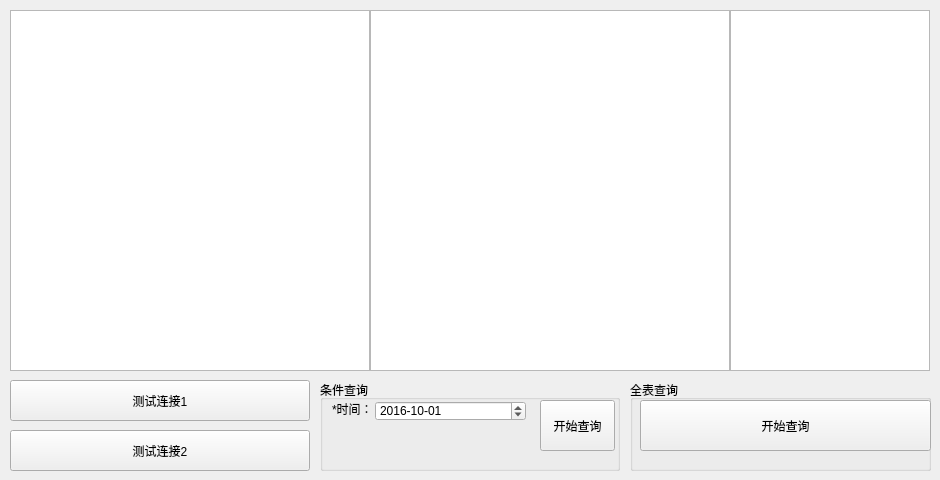
<?xml version="1.0" encoding="UTF-8"?>
<ui version="4.0">
 <class>MainWindow</class>
 <widget class="QMainWindow" name="MainWindow">
  <property name="geometry">
   <rect>
    <x>0</x>
    <y>0</y>
    <width>940</width>
    <height>480</height>
   </rect>
  </property>
  <property name="maximumSize">
   <size>
    <width>940</width>
    <height>480</height>
   </size>
  </property>
  <property name="windowTitle">
   <string>数据对比工具</string>
  </property>
  <widget class="QWidget" name="centralWidget">
   <widget class="QPushButton" name="testButton1">
    <property name="geometry">
     <rect>
      <x>10</x>
      <y>380</y>
      <width>300</width>
      <height>41</height>
     </rect>
    </property>
    <property name="text">
     <string>测试连接1</string>
    </property>
   </widget>
   <widget class="QPushButton" name="testButton2">
    <property name="geometry">
     <rect>
      <x>10</x>
      <y>430</y>
      <width>300</width>
      <height>41</height>
     </rect>
    </property>
    <property name="text">
     <string>测试连接2</string>
    </property>
   </widget>
   <widget class="QTableView" name="tableView">
    <property name="geometry">
     <rect>
      <x>10</x>
      <y>10</y>
      <width>360</width>
      <height>361</height>
     </rect>
    </property>
   </widget>
   <widget class="QGroupBox" name="groupBox">
    <property name="geometry">
     <rect>
      <x>320</x>
      <y>380</y>
      <width>300</width>
      <height>91</height>
     </rect>
    </property>
    <property name="title">
     <string>条件查询</string>
    </property>
    <widget class="QLabel" name="label">
     <property name="geometry">
      <rect>
       <x>12</x>
       <y>21</y>
       <width>42</width>
       <height>16</height>
      </rect>
     </property>
     <property name="text">
      <string>*时间：</string>
     </property>
    </widget>
    <widget class="QDateEdit" name="dateEdit">
     <property name="geometry">
      <rect>
       <x>55</x>
       <y>21</y>
       <width>151</width>
       <height>20</height>
      </rect>
     </property>
     <property name="dateTime">
      <datetime>
       <hour>0</hour>
       <minute>0</minute>
       <second>0</second>
       <year>2016</year>
       <month>10</month>
       <day>1</day>
      </datetime>
     </property>
     <property name="displayFormat">
      <string>yyyy-MM-dd</string>
     </property>
    </widget>
    <widget class="QPushButton" name="searchButton1">
     <property name="geometry">
      <rect>
       <x>220</x>
       <y>20</y>
       <width>75</width>
       <height>51</height>
      </rect>
     </property>
     <property name="text">
      <string>开始查询</string>
     </property>
    </widget>
    <widget class="QWidget" name="layoutWidget">
     <property name="geometry">
      <rect>
       <x>10</x>
       <y>50</y>
       <width>195</width>
       <height>22</height>
      </rect>
     </property>
     <layout class="QHBoxLayout" name="horizontalLayout_2">
      <item>
       <widget class="QLabel" name="label_2">
        <property name="text">
         <string>地点：</string>
        </property>
       </widget>
      </item>
      <item>
       <widget class="QLineEdit" name="addrEdit"/>
      </item>
     </layout>
    </widget>
   </widget>
   <widget class="QGroupBox" name="groupBox_2">
    <property name="geometry">
     <rect>
      <x>630</x>
      <y>380</y>
      <width>301</width>
      <height>91</height>
     </rect>
    </property>
    <property name="title">
     <string>全表查询</string>
    </property>
    <widget class="QPushButton" name="searchButton2">
     <property name="geometry">
      <rect>
       <x>10</x>
       <y>20</y>
       <width>291</width>
       <height>51</height>
      </rect>
     </property>
     <property name="text">
      <string>开始查询</string>
     </property>
    </widget>
   </widget>
   <widget class="QTableView" name="tableView_2">
    <property name="geometry">
     <rect>
      <x>370</x>
      <y>10</y>
      <width>360</width>
      <height>361</height>
     </rect>
    </property>
   </widget>
   <widget class="QTableWidget" name="tableWidget">
    <property name="geometry">
     <rect>
      <x>730</x>
      <y>10</y>
      <width>200</width>
      <height>361</height>
     </rect>
    </property>
   </widget>
  </widget>
 </widget>
 <layoutdefault spacing="6" margin="11"/>
 <resources/>
 <connections/>
</ui>
